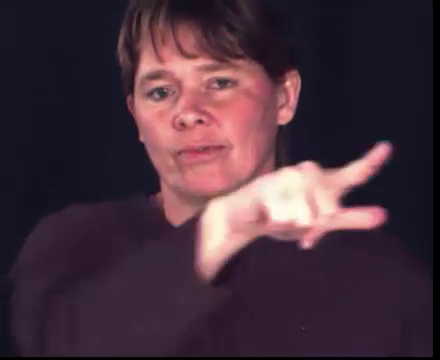
#> input picture frame 10 of HandPose/asl.mp4, 440 x 360 px, given in place of the camera
$ python measure_radial_ulnar_flexion_angle.py
#> lines starting #> are read from the running program, lines starting #| are printed output that depends on the picture; after the words box and inside, x2 and y2 are one past the last pixel; in counts of white or black regions, pixels touching at a corner belong together
import cv2
import numpy as np
import math

def findCentroid(thresh_img):
    moments = cv2.moments(thresh_img)

    area = moments['m00']

    if area > 0:
        x = int(moments['m10'] / area)
        y = int(moments['m01'] / area)
        return (x, y)
    return -1

def findAngle(pt1, pt2):
    angle1 = np.arctan2(*pt1[::-1])
    angle2 = np.arctan2(*pt2[::-1])
    angle = np.rad2deg((angle1 - angle2) % (2 * np.pi))
    # angle = int(math.atan((pt1[1]-pt2[1])/(pt2[0]-pt1[0]))*180/math.pi)
    return angle

def main():
    cap = cv2.VideoCapture(0)
    fps = cap.get(cv2.CAP_PROP_FPS)
    width = cap.get(cv2.CAP_PROP_FRAME_WIDTH)
    height = cap.get(cv2.CAP_PROP_FRAME_HEIGHT)
    fourcc = cv2.VideoWriter_fourcc(*'mp4v')
    out = cv2.VideoWriter('output.mp4', fourcc, fps, (int(width), int(height)))

    if not cap.isOpened():
        raise IOError("Cannot open webcam")

    frame_num = 0
    neutral_angles = []
    extension_angles = []
    flexion_angles = []

    while True:
        _, frame = cap.read()
#> frame is the input picture: shape (360, 440, 3); mean B, G, R 60.2, 48.2, 70

        denoise_frame = cv2.GaussianBlur(frame, (3, 3), 0)
        hsv_frame = cv2.cvtColor(denoise_frame, cv2.COLOR_BGR2HSV)
#> hsv_frame: shape (360, 440, 3); mean H, S, V 129.3, 100.2, 74.8

        thresh_red = cv2.inRange(hsv_frame, (165, 100, 40), (255, 255, 200))
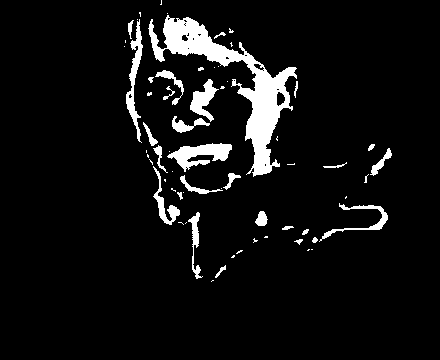
#> thresh_red: shape (360, 440); 6.7% white; 64 white regions (36 under 20 px), largest, box (x1, y1, x2, y2) and area: (148, 15, 297, 177) 5359, (167, 143, 232, 172) 902, (126, 19, 143, 143) 693
        thresh_blue = cv2.inRange(hsv_frame, (100, 100, 40), (120, 255, 200))
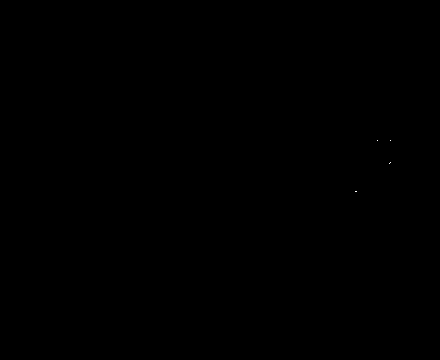
#> thresh_blue: shape (360, 440); 0% white in thin lines or dots, all inside (x1, y1, x2, y2) = (355, 140, 391, 192)

        red_centroid = findCentroid(thresh_red)
#> in findCentroid, `moments = cv2.moments(thresh_img)`: moments = moments, m00 2695605, centre m10/m00, m01/m00 = (222.6, 115.8)
#> in findCentroid, `area = moments['m00']`: area = 2695605
#> in findCentroid, `x = int(moments['m10'] / area)`: x = 222
#> in findCentroid, `y = int(moments['m01'] / area)`: y = 115
#> red_centroid = (222, 115)
        blue_centroid = findCentroid(thresh_blue)
#> blue_centroid = (376, 164)

        if frame_num < 100:
            cv2.putText(frame, 'Maintain neutral angle', (20, 60), cv2.FONT_HERSHEY_SIMPLEX, 1, (255, 0, 0))
        elif 100 < frame_num < 250:
            cv2.putText(frame, 'Ulnar flexion', (20, 60), cv2.FONT_HERSHEY_SIMPLEX, 1, (255, 0, 0))
        elif 250 < frame_num < 400:
            cv2.putText(frame, 'Radial flexion', (20, 60), cv2.FONT_HERSHEY_SIMPLEX, 1, (255, 0, 0))

        if red_centroid != -1 and blue_centroid != -1:
            cv2.circle(frame, red_centroid, 2, (0, 0, 255), 10)
            cv2.circle(frame, blue_centroid, 2, (255, 0, 0), 10)
            cv2.line(frame, red_centroid, blue_centroid, (255, 255, 255), 4, cv2.LINE_AA)
            cv2.rectangle(frame, (20, 0), (130, 40), (0, 0, 0), thickness=-1, lineType=8, shift=0)
            cv2.putText(frame, '{:3.2f}'.format(findAngle(red_centroid, blue_centroid)), (20, 30), cv2.FONT_HERSHEY_SIMPLEX, 1, (255, 255, 255))
#> in findAngle, `angle1 = np.arctan2(*pt1[::-1])`: angle1 = 0.478
#> in findAngle, `angle2 = np.arctan2(*pt2[::-1])`: angle2 = 0.411
#> in findAngle, `angle = np.rad2deg((angle1 - angle2) % (2 * np.pi))`: angle = 3.82
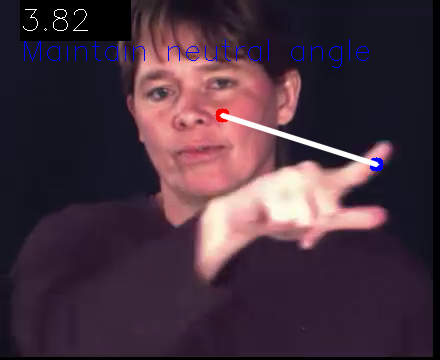
#> frame: shape (360, 440, 3); mean B, G, R 61.4, 48.6, 70

            if frame_num < 100:
                neutral_angles.append(findAngle(red_centroid, blue_centroid))
            elif 150 < frame_num < 250:
                extension_angles.append(findAngle(red_centroid, blue_centroid))
            elif 300 < frame_num < 400:
                flexion_angles.append(findAngle(red_centroid, blue_centroid))

        if frame_num == 400:
            neutral_angle = np.sum(neutral_angles) / len(neutral_angles)
            extension_angle = max(extension_angles, key=abs) - neutral_angle
            flexion_angle = 360 - abs(neutral_angle - max(flexion_angles, key=abs))

            print('Reference angle: {}'.format(neutral_angle))
            print('Extension angle: {}'.format(extension_angle))
            print('Flexion angle: {}'.format(flexion_angle))
            break

        # cv2.imshow('Red', thresh_red)
        # cv2.imshow('Blue', thresh_blue)
        cv2.imshow('Frame', frame)
        out.write(frame)
        if cv2.waitKey(10) & 0xFF == ord('q'):
#> (key q is pressed here)
            break

        frame_num += 1

    out_image = cv2.imread('./radial_ulnar_flexion.jpg')
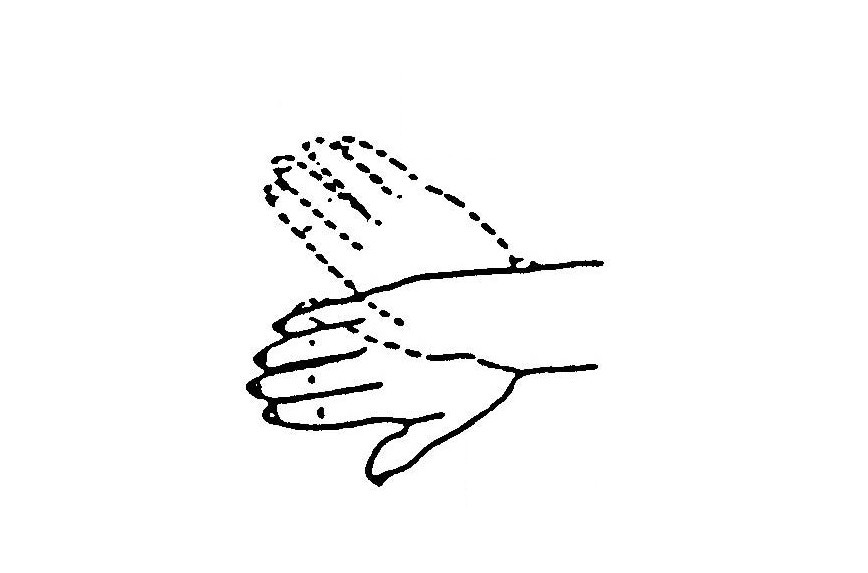
#> input picture range_of_motion/radial_ulnar_flexion.jpg, 868 x 573 px
#> out_image is the input picture: shape (573, 868, 3); min 0, max 255, mean 248.2
#> (the run stopped early here; a loop or call above may not have finished)

$ run again, starting later in the video
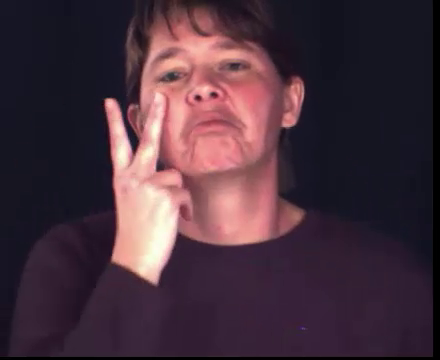
#> input picture frame 45 of HandPose/asl.mp4, 440 x 360 px, given in place of the camera
#> in main, frame is the input picture: shape (360, 440, 3); mean B, G, R 60.7, 49, 71.6
#> hsv_frame: shape (360, 440, 3); mean H, S, V 125.1, 97.9, 76.8
#> in main, `thresh_red = cv2.inRange(hsv_frame, (165, 100, 40), (255, 255, 200))`:
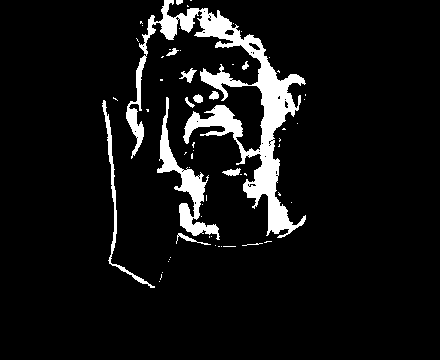
#> thresh_red: shape (360, 440); 7.6% white; 61 white regions (48 under 20 px), largest, box (x1, y1, x2, y2) and area: (126, 0, 306, 238) 8744, (157, 97, 220, 240) 1884, (102, 100, 155, 288) 698
#> thresh_blue: shape (360, 440); every value is 0
#> moments = moments, m00 3081165, centre m10/m00, m01/m00 = (216.6, 124.6)
#> area = 3081165
#> x = 216
#> y = 124
#> red_centroid = (216, 124)
#> blue_centroid = -1
#> frame: shape (360, 440, 3); 0.48% of pixels changed, all inside (x1, y1, x2, y2) = (24, 38, 369, 68)
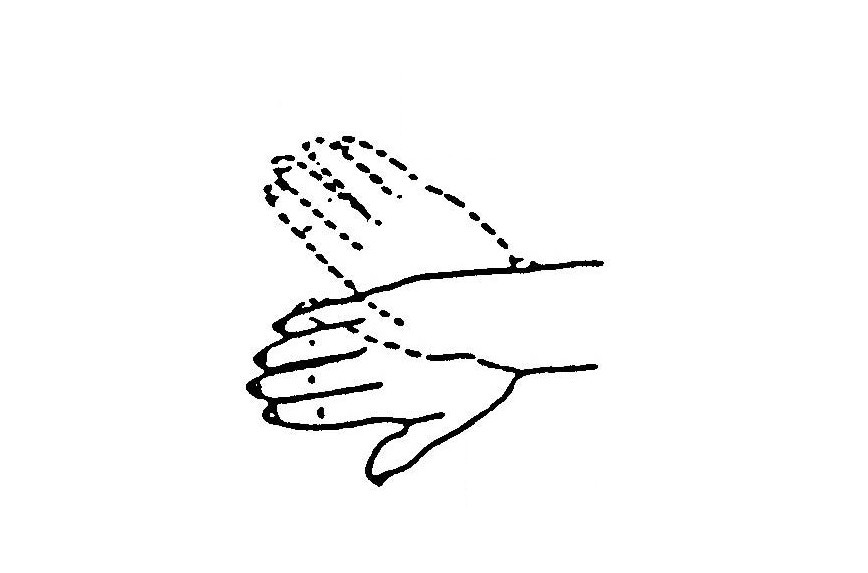
#> input picture range_of_motion/radial_ulnar_flexion.jpg, 868 x 573 px
#> in main, out_image is the input picture: shape (573, 868, 3); min 0, max 255, mean 248.2

$ run again, starting later in the video
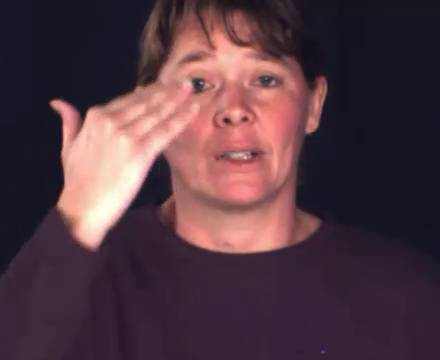
#> input picture frame 81 of HandPose/asl.mp4, 440 x 360 px, given in place of the camera
#> in main, frame is the input picture: shape (360, 440, 3); mean B, G, R 65.4, 57.1, 81.8
#> hsv_frame: shape (360, 440, 3); mean H, S, V 106.7, 92.1, 86.2
#> in main, `thresh_red = cv2.inRange(hsv_frame, (165, 100, 40), (255, 255, 200))`:
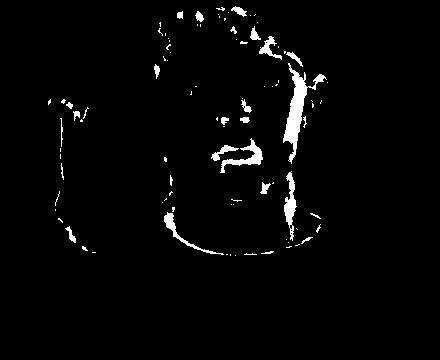
#> thresh_red: shape (360, 440); 2.4% white; 93 white regions (66 under 20 px), largest, box (x1, y1, x2, y2) and area: (283, 63, 327, 164) 1097, (220, 138, 263, 173) 412, (284, 171, 297, 241) 411
#> thresh_blue: shape (360, 440); 0% white in thin lines or dots, all inside (x1, y1, x2, y2) = (77, 105, 314, 136)
#> moments = moments, m00 987615, centre m10/m00, m01/m00 = (244, 133.9)
#> area = 987615
#> x = 243
#> y = 133
#> red_centroid = (243, 133)
#> blue_centroid = (195, 120)
#> angle1 = 0.501
#> angle2 = 0.552
#> angle = 357.1
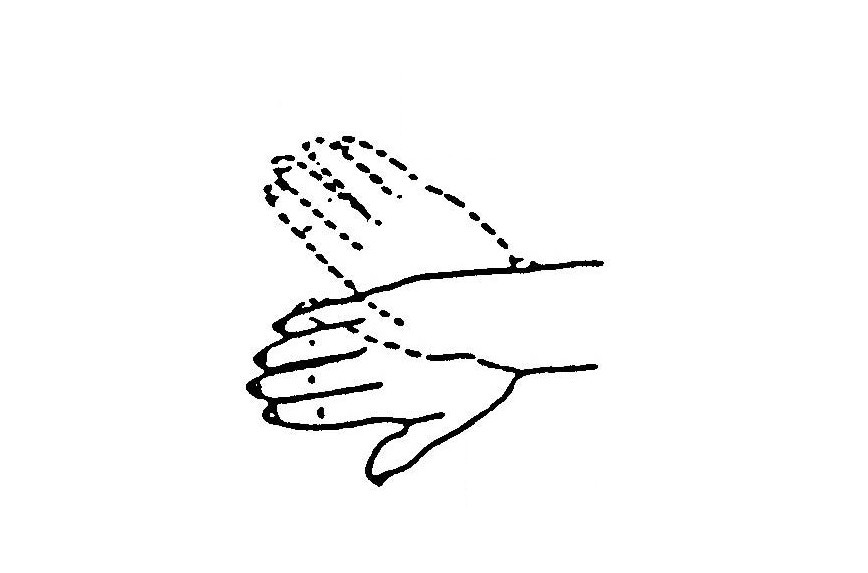
#> input picture range_of_motion/radial_ulnar_flexion.jpg, 868 x 573 px
#> in main, out_image is the input picture: shape (573, 868, 3); min 0, max 255, mean 248.2
